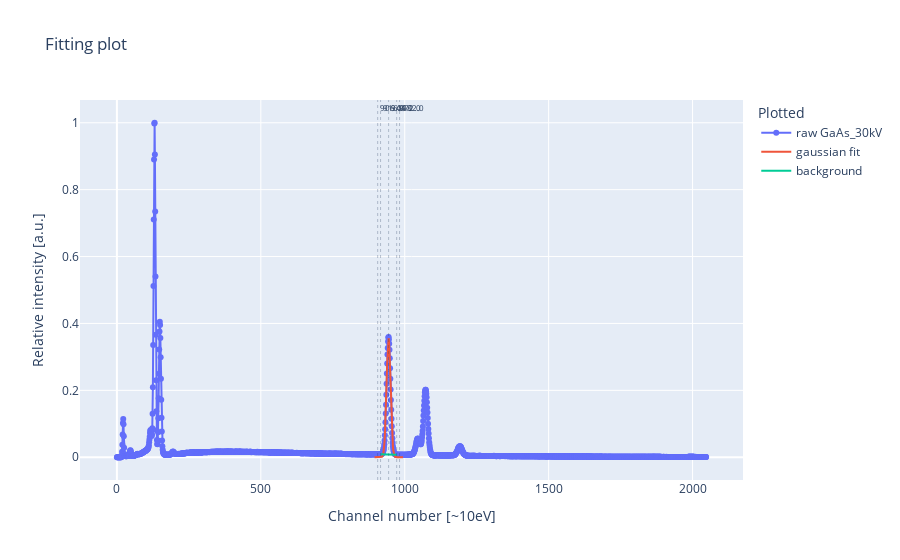
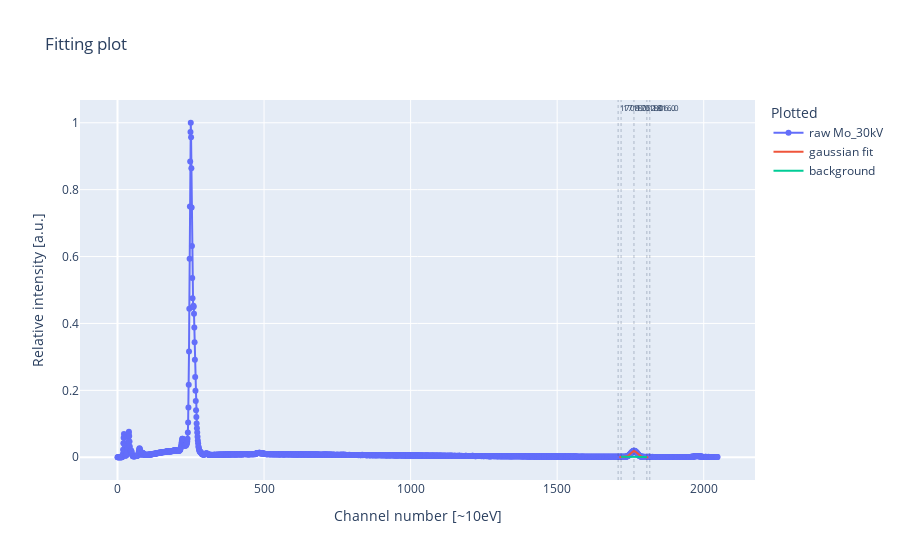

Here is the notebook cell these charts were saved with, in order:
### Code cell
def linear_background_fit_around_one_peak(arrays, peak_guess, plot=False):
    # idea1: 
    # fit a gaussian, take the width, move the width*3 to the left and right,
    # then find the average of the 10 points out from the width*3,
    # then say that the background is a linear function between the two points.

    first_fit = fit_peak_to_gaussian(arrays, peak_guess, give_xy=False)
    xy_first_fit = fit_peak_to_gaussian(arrays, peak_guess, give_xy=True)
    width = round(first_fit[0][1])
    peak = round(first_fit[0][0])
    width_times_4 = width*4
    avg_over_n_channels = 10
    left0 = peak - width_times_4 - avg_over_n_channels
    left1 = peak - width_times_4 
    right0 = peak + width_times_4
    right1 = peak + width_times_4 + avg_over_n_channels

    y_raw = arrays[0][1]

    # left_fit = np.polyfit(x2048[left0:left1], y_raw[left0:left1], 1)
    # right_fit = np.polyfit(x2048[right0:right1], y_raw[right0:right1], 1)

    left_bg_y = y_raw[left0:left1].mean()
    right_bg_y = y_raw[right0:right1].mean()
    bg_line = [[left1, right0], [left_bg_y, right_bg_y]]

    if plot:
        plotly_fitting_plot(arrays, xy_first_fit, [left0, left1, peak, right0, right1], bg_line=bg_line)

    return bg_line
linear_background_fit_around_one_peak(arrays_Ga30, 945, plot=True)
linear_background_fit_around_one_peak(arrays_Mo30, 1762, plot=True)

### Figure 1 — Plotly figure (JSON) as saved in the notebook; plotly's stock layout.template omitted (floating-point values rounded to 4 significant figures; data arrays with more than 128 entries replaced by an {"elided": "..."} marker saying what was removed)
{"data": [{"mode": "lines+markers", "name": "raw GaAs_30kV", "type": "scatter", "x": {"elided": "2048 int values"}, "y": {"elided": "2048 float values"}}, {"mode": "lines", "name": "gaussian fit", "type": "scatter", "x": [895, 896, 897, 898, 899, 900, 901, 902, 903, 904, 905, 906, 907, 908, 909, 910, 911, 912, 913, 914, 915, 916, 917, 918, 919, 920, 921, 922, 923, 924, 925, 926, 927, 928, 929, 930, 931, 932, 933, 934, 935, 936, 937, 938, 939, 940, 941, 942, 943, 944, 945, 946, 947, 948, 949, 950, 951, 952, 953, 954, 955, 956, 957, 958, 959, 960, 961, 962, 963, 964, 965, 966, 967, 968, 969, 970, 971, 972, 973, 974, 975, 976, 977, 978, 979, 980, 981, 982, 983, 984, 985, 986, 987, 988, 989, 990, 991, 992, 993, 994], "y": [5.72e-12, 1.57e-11, 4.218e-11, 1.11e-10, 2.86e-10, 7.218e-10, 1.784e-09, 4.317e-09, 1.023e-08, 2.375e-08, 5.398e-08, 1.201e-07, 2.619e-07, 5.59e-07, 1.169e-06, 2.392e-06, 4.796e-06, 9.416e-06, 1.81e-05, 3.409e-05, 6.285e-05, 0.0001135, 0.0002007, 0.0003475, 0.0005892, 0.0009785, 0.001591, 0.002534, 0.003953, 0.006037, 0.00903, 0.01323, 0.01897, 0.02665, 0.03666, 0.04939, 0.06515, 0.08417, 0.1065, 0.1319, 0.1601, 0.1902, 0.2213, 0.2522, 0.2815, 0.3076, 0.3292, 0.345, 0.3541, 0.3559, 0.3503, 0.3376, 0.3187, 0.2946, 0.2667, 0.2364, 0.2052, 0.1745, 0.1453, 0.1184, 0.09456, 0.07394, 0.05661, 0.04245, 0.03117, 0.02242, 0.01579, 0.01089, 0.007354, 0.004864, 0.00315, 0.001998, 0.001241, 0.000755, 0.0004497, 0.0002624, 0.0001499, 8.385e-05, 4.594e-05, 2.465e-05, 1.295e-05, 6.663e-06, 3.357e-06, 1.657e-06, 8.006e-07, 3.789e-07, 1.756e-07, 7.968e-08, 3.541e-08, 1.541e-08, 6.569e-09, 2.742e-09, 1.121e-09, 4.486e-10, 1.759e-10, 6.751e-11, 2.538e-11, 9.343e-12, 3.369e-12, 1.189e-12]}, {"mode": "lines", "name": "background", "type": "scatter", "x": [916, 972], "y": [0.009094, 0.007617]}], "layout": {"annotations": [{"font": {"size": 8}, "showarrow": false, "text": "906.0", "x": 906, "xanchor": "left", "xref": "x", "y": 1, "yanchor": "top", "yref": "y domain"}, {"font": {"size": 8}, "showarrow": false, "text": "916.0", "x": 916, "xanchor": "left", "xref": "x", "y": 1, "yanchor": "top", "yref": "y domain"}, {"font": {"size": 8}, "showarrow": false, "text": "944.0", "x": 944, "xanchor": "left", "xref": "x", "y": 1, "yanchor": "top", "yref": "y domain"}, {"font": {"size": 8}, "showarrow": false, "text": "972.0", "x": 972, "xanchor": "left", "xref": "x", "y": 1, "yanchor": "top", "yref": "y domain"}, {"font": {"size": 8}, "showarrow": false, "text": "982.0", "x": 982, "xanchor": "left", "xref": "x", "y": 1, "yanchor": "top", "yref": "y domain"}], "legend": {"title": {"text": "Plotted"}}, "shapes": [{"line": {"dash": "dot", "width": 0.3}, "type": "line", "x0": 906, "x1": 906, "xref": "x", "y0": 0, "y1": 1, "yref": "y domain"}, {"line": {"dash": "dot", "width": 0.3}, "type": "line", "x0": 916, "x1": 916, "xref": "x", "y0": 0, "y1": 1, "yref": "y domain"}, {"line": {"dash": "dot", "width": 0.3}, "type": "line", "x0": 944, "x1": 944, "xref": "x", "y0": 0, "y1": 1, "yref": "y domain"}, {"line": {"dash": "dot", "width": 0.3}, "type": "line", "x0": 972, "x1": 972, "xref": "x", "y0": 0, "y1": 1, "yref": "y domain"}, {"line": {"dash": "dot", "width": 0.3}, "type": "line", "x0": 982, "x1": 982, "xref": "x", "y0": 0, "y1": 1, "yref": "y domain"}], "title": {"text": "Fitting plot"}, "xaxis": {"title": {"text": "Channel number [~10eV]"}}, "yaxis": {"title": {"text": "Relative intensity [a.u.]"}}}}

### Figure 2 — Plotly figure (JSON) as saved in the notebook; plotly's stock layout.template omitted (floating-point values rounded to 4 significant figures; data arrays with more than 128 entries replaced by an {"elided": "..."} marker saying what was removed)
{"data": [{"mode": "lines+markers", "name": "raw Mo_30kV", "type": "scatter", "x": {"elided": "2048 int values"}, "y": {"elided": "2048 float values"}}, {"mode": "lines", "name": "gaussian fit", "type": "scatter", "x": [1712, 1713, 1714, 1715, 1716, 1717, 1718, 1719, 1720, 1721, 1722, 1723, 1724, 1725, 1726, 1727, 1728, 1729, 1730, 1731, 1732, 1733, 1734, 1735, 1736, 1737, 1738, 1739, 1740, 1741, 1742, 1743, 1744, 1745, 1746, 1747, 1748, 1749, 1750, 1751, 1752, 1753, 1754, 1755, 1756, 1757, 1758, 1759, 1760, 1761, 1762, 1763, 1764, 1765, 1766, 1767, 1768, 1769, 1770, 1771, 1772, 1773, 1774, 1775, 1776, 1777, 1778, 1779, 1780, 1781, 1782, 1783, 1784, 1785, 1786, 1787, 1788, 1789, 1790, 1791, 1792, 1793, 1794, 1795, 1796, 1797, 1798, 1799, 1800, 1801, 1802, 1803, 1804, 1805, 1806, 1807, 1808, 1809, 1810, 1811], "y": [1.229e-06, 1.799e-06, 2.614e-06, 3.769e-06, 5.394e-06, 7.659e-06, 1.079e-05, 1.509e-05, 2.094e-05, 2.883e-05, 3.939e-05, 5.34e-05, 7.185e-05, 9.593e-05, 0.0001271, 0.0001671, 0.000218, 0.0002823, 0.0003626, 0.0004623, 0.0005849, 0.0007343, 0.0009148, 0.001131, 0.001387, 0.001689, 0.00204, 0.002446, 0.00291, 0.003435, 0.004024, 0.004677, 0.005395, 0.006176, 0.007016, 0.007908, 0.008846, 0.009819, 0.01082, 0.01182, 0.01282, 0.0138, 0.01474, 0.01562, 0.01643, 0.01715, 0.01776, 0.01826, 0.01862, 0.01885, 0.01893, 0.01886, 0.01866, 0.01831, 0.01783, 0.01723, 0.01653, 0.01573, 0.01485, 0.01392, 0.01294, 0.01194, 0.01094, 0.00994, 0.008963, 0.008021, 0.007122, 0.006276, 0.005488, 0.004762, 0.0041, 0.003504, 0.002971, 0.0025, 0.002087, 0.001729, 0.001422, 0.00116, 0.0009393, 0.0007547, 0.0006017, 0.000476, 0.0003738, 0.0002912, 0.0002251, 0.0001727, 0.0001315, 9.934e-05, 7.447e-05, 5.54e-05, 4.09e-05, 2.996e-05, 2.178e-05, 1.571e-05, 1.125e-05, 7.991e-06, 5.633e-06, 3.94e-06, 2.735e-06, 1.884e-06]}, {"mode": "lines", "name": "background", "type": "scatter", "x": [1718, 1806], "y": [0.001445, 0.001073]}], "layout": {"annotations": [{"font": {"size": 8}, "showarrow": false, "text": "1708.0", "x": 1708, "xanchor": "left", "xref": "x", "y": 1, "yanchor": "top", "yref": "y domain"}, {"font": {"size": 8}, "showarrow": false, "text": "1718.0", "x": 1718, "xanchor": "left", "xref": "x", "y": 1, "yanchor": "top", "yref": "y domain"}, {"font": {"size": 8}, "showarrow": false, "text": "1762.0", "x": 1762, "xanchor": "left", "xref": "x", "y": 1, "yanchor": "top", "yref": "y domain"}, {"font": {"size": 8}, "showarrow": false, "text": "1806.0", "x": 1806, "xanchor": "left", "xref": "x", "y": 1, "yanchor": "top", "yref": "y domain"}, {"font": {"size": 8}, "showarrow": false, "text": "1816.0", "x": 1816, "xanchor": "left", "xref": "x", "y": 1, "yanchor": "top", "yref": "y domain"}], "legend": {"title": {"text": "Plotted"}}, "shapes": [{"line": {"dash": "dot", "width": 0.3}, "type": "line", "x0": 1708, "x1": 1708, "xref": "x", "y0": 0, "y1": 1, "yref": "y domain"}, {"line": {"dash": "dot", "width": 0.3}, "type": "line", "x0": 1718, "x1": 1718, "xref": "x", "y0": 0, "y1": 1, "yref": "y domain"}, {"line": {"dash": "dot", "width": 0.3}, "type": "line", "x0": 1762, "x1": 1762, "xref": "x", "y0": 0, "y1": 1, "yref": "y domain"}, {"line": {"dash": "dot", "width": 0.3}, "type": "line", "x0": 1806, "x1": 1806, "xref": "x", "y0": 0, "y1": 1, "yref": "y domain"}, {"line": {"dash": "dot", "width": 0.3}, "type": "line", "x0": 1816, "x1": 1816, "xref": "x", "y0": 0, "y1": 1, "yref": "y domain"}], "title": {"text": "Fitting plot"}, "xaxis": {"title": {"text": "Channel number [~10eV]"}}, "yaxis": {"title": {"text": "Relative intensity [a.u.]"}}}}
